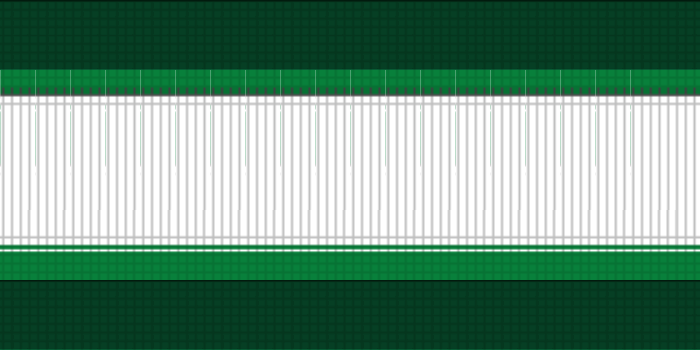

A level layout from a 2D game, rendered from its tile map. Below: a short description, then the map file with its tile-grid data intact:
An orthogonal 20x10 tile map with 35x35 px tiles, 2 tile layers (Platform, Background).

<map version="1.0" orientation="orthogonal" renderorder="right-down" width="20" height="10" tilewidth="35" tileheight="35" nextobjectid="1">
 <tileset firstgid="1" name="hospitaltilesetnew" tilewidth="70" tileheight="70" tilecount="28" columns="7">
  <image source="MorgueStrikesBack/hospitaltilesetnew.png" width="490" height="280" />
 </tileset>
 <layer name="Platform" width="20" height="10">
  <data encoding="csv">
0,0,0,0,0,0,0,0,0,0,0,0,0,0,0,0,0,0,0,0,
2,2,2,2,2,2,2,2,2,2,2,2,2,2,2,2,2,2,2,0,
0,0,0,0,0,0,0,0,0,0,0,0,0,0,0,0,0,0,0,0,
0,0,0,0,0,0,0,0,0,0,0,0,0,0,0,0,0,0,0,0,
0,0,0,0,0,0,0,0,0,0,0,0,0,0,0,0,0,0,0,0,
0,0,0,0,0,0,0,0,0,0,0,0,0,0,0,0,0,0,0,0,
0,0,0,0,0,0,0,0,0,0,0,0,0,0,0,0,0,0,0,0,
0,0,0,0,0,0,0,0,0,0,0,0,0,0,0,0,0,0,0,0,
0,0,0,0,0,0,0,0,0,0,0,0,0,0,0,0,0,0,0,0,
2,2,2,2,2,2,2,2,2,2,2,2,2,2,2,2,2,2,2,0
</data>
 </layer>
 <layer name="Background" width="20" height="10">
  <data encoding="csv">
0,0,0,0,0,0,0,0,0,0,0,0,0,0,0,0,0,0,0,0,
0,0,0,0,0,0,0,0,0,0,0,0,0,0,0,0,0,0,0,0,
0,0,0,0,0,0,0,0,0,0,0,0,0,0,0,0,0,0,0,0,
18,18,18,18,18,18,18,18,18,18,18,18,18,18,18,18,18,18,18,0,
0,0,0,0,0,0,0,0,0,0,0,0,0,0,0,0,0,0,0,0,
21,21,21,21,21,21,21,21,21,21,21,21,21,21,21,21,21,21,21,0,
0,0,0,0,0,0,0,0,0,0,0,0,0,0,0,0,0,0,0,0,
17,17,17,17,17,17,17,17,17,17,17,17,17,17,17,17,17,17,17,0,
0,0,0,0,0,0,0,0,0,0,0,0,0,0,0,0,0,0,0,0,
0,0,0,0,0,0,0,0,0,0,0,0,0,0,0,0,0,0,0,0
</data>
 </layer>
</map>